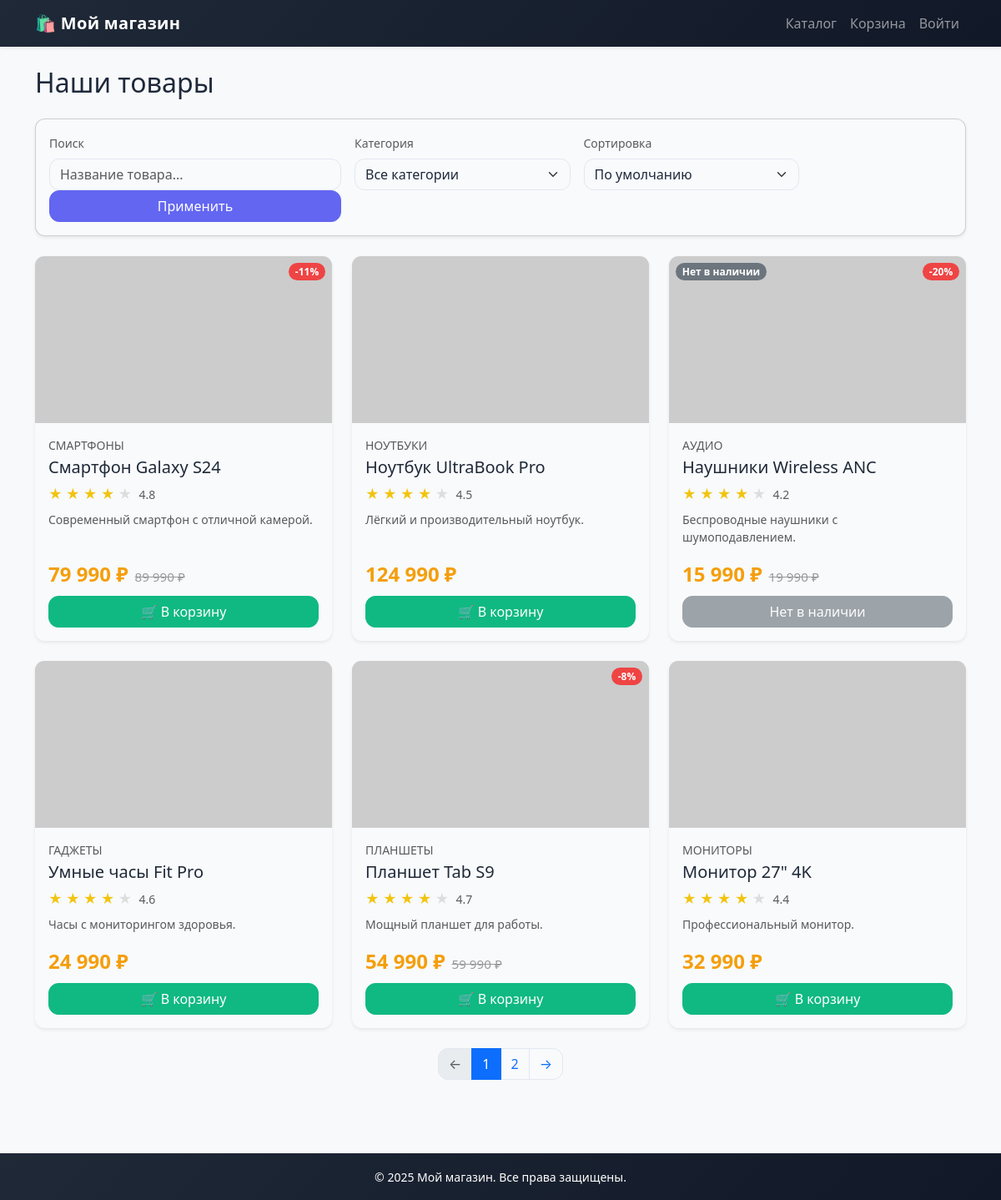
The page / on the database its author committed.
### tables this page shows
CREATE TABLE `products` (
  `id` int(11) NOT NULL,
  `title` varchar(255) NOT NULL,
  `category` varchar(100) NOT NULL,
  `price` int(11) NOT NULL,
  `old_price` int(11) DEFAULT NULL,
  `desc` text DEFAULT NULL,
  `image` varchar(255) DEFAULT NULL,
  `rating` decimal(2,1) DEFAULT 0.0,
  `in_stock` tinyint(1) DEFAULT 1
);

### templates/product_card.php (the view, shortened to what the rows shown need)
<?php
require_once __DIR__ . '/../upload.php';
?>
<div class="card h-100 product-card shadow-sm border-0">
    <div class="product-image position-relative">
        <img src="<?php echo productImageUrl($product['image'] ?? null, $product['title']); ?>"
         class="card-img-top"
         style="height: 200px; object-fit: cover;"
         alt="<?php echo htmlspecialchars($product['title']); ?>">
        <?php if (!$product['in_stock']): ?>
            <span class="badge bg-secondary position-absolute top-0 start-0 m-2">Нет в наличии</span>
        <?php endif; ?>
        <?php if ($product['old_price'] !== null): ?>
            <span class="badge bg-danger position-absolute top-0 end-0 m-2">
                -<?php echo round((1 - $product['price'] / $product['old_price']) * 100); ?>%
            </span>
        <?php endif; ?>
    </div>
    <div class="card-body d-flex flex-column">
        <small class="text-uppercase text-muted"><?php echo htmlspecialchars($product['category']); ?></small>
       <h5 class="card-title mt-1">
         <a href="product.php?id=<?php echo $product['id']; ?>" class="text-decoration-none text-dark stretched-link-title">
           <?php echo htmlspecialchars($product['title']); ?>
         </a>
       </h5>
        <div class="product-rating mb-2">
            <?php for ($i = 1; $i <= 5; $i++): ?>
                <span class="star <?php echo $i <= floor($product['rating']) ? 'filled' : ''; ?>">★</span>
            <?php endfor; ?>
            <span class="text-muted small ms-1"><?php echo $product['rating']; ?></span>
        </div>
        <p class="card-text text-muted small flex-grow-1">
            <?php echo htmlspecialchars($product['desc']); ?>
        </p>
        <div class="mt-auto">
            <div class="d-flex align-items-baseline gap-2 mb-2">
                <span class="fs-4 fw-bold text-warning">
                    <?php echo number_format($product['price'], 0, '.', ' '); ?> ₽
                </span>
                <?php if ($product['old_price'] !== null): ?>
                    <span class="old-price">
                        <?php echo number_format($product['old_price'], 0, '.', ' '); ?> ₽
                    </span>
                <?php endif; ?>
            </div>
            <?php if ($product['in_stock']): ?>
                <form method="post">
                    <button type="submit" class="btn btn-success w-100">🛒 В корзину</button>
                </form>
            <?php else: ?>
                <button class="btn btn-secondary w-100" disabled>Нет в наличии</button>
            <?php endif; ?>
        </div>
    </div>
</div>

### index.php (shortened to what the rows shown need)
<?php
require_once 'functions.php';
require_once 'upload.php';
$page = $_GET['page'] ?? 'catalog';
if ($page === 'catalog') {
    $allCategories = array_unique(array_column(loadProducts(), 'category'));
    $selectedCategory = $_GET['category'] ?? '';
    $search           = trim($_GET['search'] ?? '');
    $sort             = $_GET['sort'] ?? 'default';
    $perPage          = 6;
    $currentPage      = max(1, (int)($_GET['p'] ?? 1));
    $result           = loadProductsPaginated($selectedCategory, $search, $sort, $currentPage, $perPage);
    $filteredProducts = $result['items'];
}
?>
<!DOCTYPE html>
<html lang="ru">
<head>
    <link href="https://cdn.jsdelivr.net/npm/bootstrap@5.3.3/dist/css/bootstrap.min.css" rel="stylesheet">
    <link rel="stylesheet" href="style.css">
</head>
<body class="bg-light">
<main class="container py-4">
<?php if ($page === 'cart'): ?>
    <h2 class="mb-4">🛒 Корзина</h2>
    <?php
    $cartItems = [];
    $total = 0;
    $removed = [];
    if (!empty($_SESSION['cart'])) {
        foreach ($_SESSION['cart'] as $id => $quantity) {
            $product = getProductById((int)$id);
            if (!$product) {
                unset($_SESSION['cart'][$id]);
                $removed[] = $id;
                continue;
            }
            $sum = $product['price'] * $quantity;
            $total += $sum;
            $cartItems[] = [
                'product'  => $product,
                'quantity' => $quantity,
                'sum'      => $sum,
            ];
        }
    }
    ?>
    <?php if (!empty($removed)): ?>
        <div class="alert alert-warning">
            Некоторые товары больше недоступны и были удалены из корзины.
        </div>
    <?php endif; ?>
    <?php if (empty($cartItems)): ?>
        <div class="alert alert-info">
            Ваша корзина пуста. <a href="index.php" class="alert-link">Перейти в каталог</a>
        </div>
    <?php else: ?>
        <div class="card shadow-sm">
            <div class="table-responsive">
                <table class="table table-hover align-middle mb-0">
                    <thead class="table-dark">
                        <tr>
                            <th>Товар</th>
                            <th class="text-end">Цена</th>
                            <th class="text-center">Количество</th>
                            <th class="text-end">Сумма</th>
                            <th></th>
                        </tr>
                    </thead>
                    <tbody>
                        <?php foreach ($cartItems as $item): ?>
                            <?php $p = $item['product']; ?>
                            <tr>
                                <td>
                                    <div class="d-flex align-items-center gap-2">
                                        <img src="<?php echo productImageUrl($p['image'] ?? null, $p['title']); ?>"
                                             alt="<?php echo htmlspecialchars($p['title']); ?>"
                                             style="width: 50px; height: 50px; object-fit: cover; border-radius: 6px;">
                                        <div>
                                            <a href="product.php?id=<?php echo $p['id']; ?>"
                                               class="text-decoration-none text-dark fw-semibold">
                                                <?php echo htmlspecialchars($p['title']); ?>
                                            </a>
                                            <div class="small text-muted"><?php echo htmlspecialchars($p['category']); ?></div>
                                        </div>
                                    </div>
                                </td>
                                <td class="text-end"><?php echo number_format($p['price'], 0, '.', ' '); ?> ₽</td>
                                <td class="text-center">
                                    <form method="post" class="d-inline-flex align-items-center gap-1">
                                        <?php echo csrfField(); ?>
                                        <input type="hidden" name="action" value="update">
                                        <input type="hidden" name="id" value="<?php echo $p['id']; ?>">
                                        <input type="hidden" name="page" value="cart">
                                        <input type="number" name="quantity" value="<?php echo $item['quantity']; ?>"
                                               min="1" class="form-control form-control-sm" style="width: 70px;">
                                        <button type="submit" class="btn btn-sm btn-outline-secondary">OK</button>
                                    </form>
                                </td>
                                <td class="text-end fw-bold"><?php echo number_format($item['sum'], 0, '.', ' '); ?> ₽</td>
                                <td class="text-end">
                                    <form method="post" class="d-inline">
                                        <?php echo csrfField(); ?>
                                        <input type="hidden" name="action" value="remove">
                                        <input type="hidden" name="id" value="<?php echo $p['id']; ?>">
                                        <input type="hidden" name="page" value="cart">
                                        <button type="submit" class="btn btn-sm btn-outline-danger">✕</button>
                                    </form>
                                </td>
                            </tr>
                        <?php endforeach; ?>
                    </tbody>
                    <tfoot class="table-light">
                        <tr>
                            <td colspan="3" class="text-end fw-bold">Итого:</td>
                            <td class="text-end fs-5 fw-bold text-warning">
                                <?php echo number_format($total, 0, '.', ' '); ?> ₽
                            </td>
                            <td></td>
                        </tr>
                    </tfoot>
                </table>
            </div>
        </div>
        <div class="d-flex flex-wrap gap-2 mt-3">
            <a href="index.php" class="btn btn-primary">Продолжить покупки</a>
            <form method="post" class="d-inline">
                <?php echo csrfField(); ?>
                <input type="hidden" name="action" value="clear">
                <input type="hidden" name="page" value="cart">
                <button type="submit" class="btn btn-outline-danger">Очистить корзину</button>
            </form>
        </div>
    <?php endif; ?>
<?php else: ?>
    <h2 class="mb-4">Наши товары</h2>
    <?php if (empty($filteredProducts)): ?>
        <div class="alert alert-warning">Товары не найдены.</div>
    <?php else: ?>
        <div class="row g-4">
            <?php foreach ($filteredProducts as $product): ?>
                <div class="col-12 col-sm-6 col-lg-4">
                    <?php include 'templates/product_card.php'; ?>
                </div>
            <?php endforeach; ?>
        </div>
    <?php endif; ?>
<?php endif; ?>
</main>
</body>
</html>

### rows shown on the page
products: (1 - $product['price'] / $product['old_price']) * 100 "11", category "СМАРТФОНЫ", title "Смартфон Galaxy S24", rating "4.8", desc "Современный смартфон с отличной камерой.", price "79 990", old_price "89 990"
products: category "НОУТБУКИ", title "Ноутбук UltraBook Pro", rating "4.5", desc "Лёгкий и производительный ноутбук.", price "124 990"
products: in_stock "Нет в наличии", (1 - $product['price'] / $product['old_price']) * 100 "20", category "АУДИО", title "Наушники Wireless ANC", rating "4.2", desc "Беспроводные наушники с шумоподавлением.", price "15 990", old_price "19 990"
products: category "ГАДЖЕТЫ", title "Умные часы Fit Pro", rating "4.6", desc "Часы с мониторингом здоровья.", price "24 990"
products: (1 - $product['price'] / $product['old_price']) * 100 "8", category "ПЛАНШЕТЫ", title "Планшет Tab S9", rating "4.7", desc "Мощный планшет для работы.", price "54 990", old_price "59 990"
products: category "МОНИТОРЫ", title "Монитор 27\" 4K", rating "4.4", desc "Профессиональный монитор.", price "32 990"
